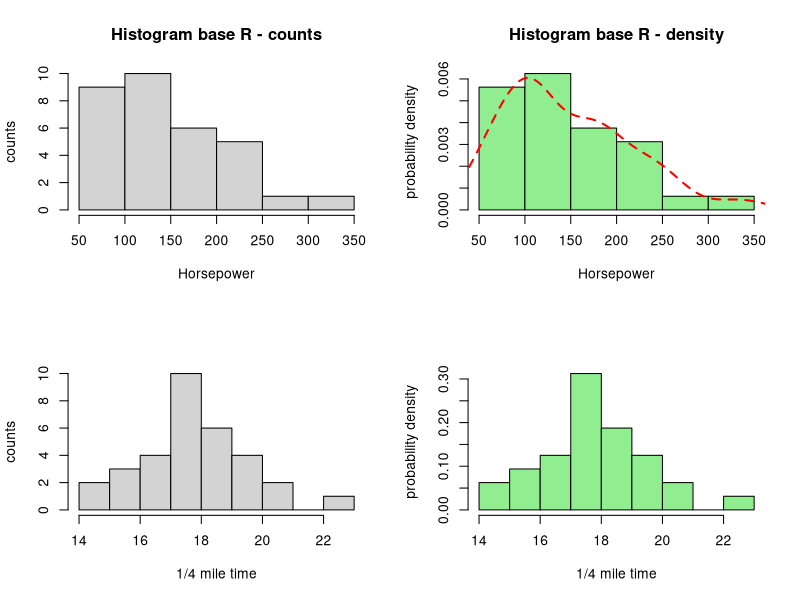
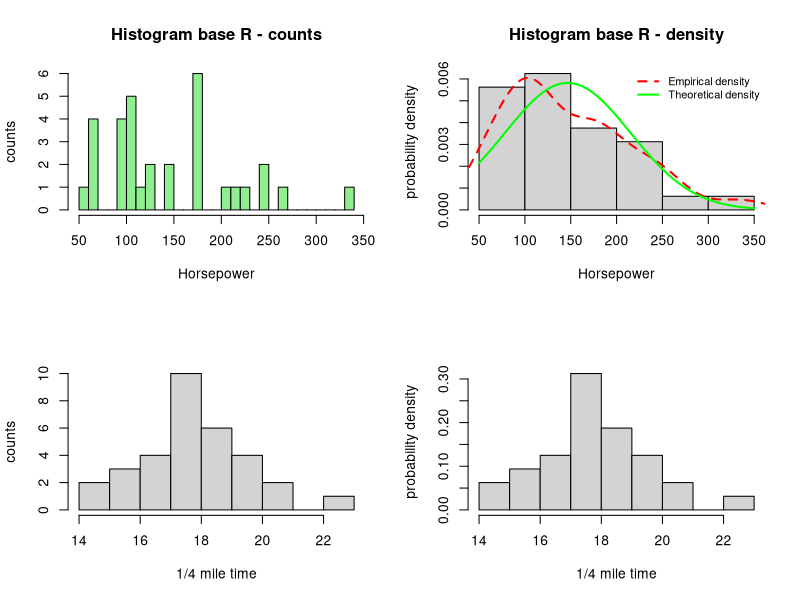
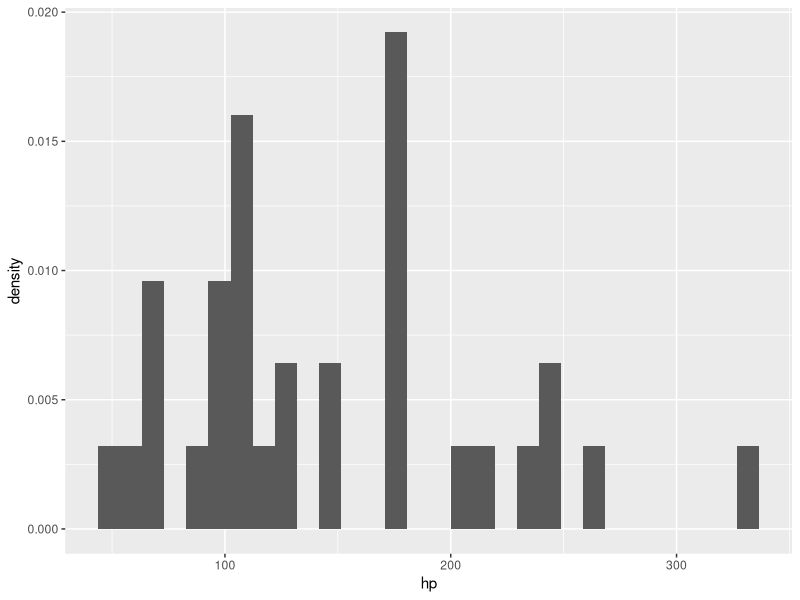
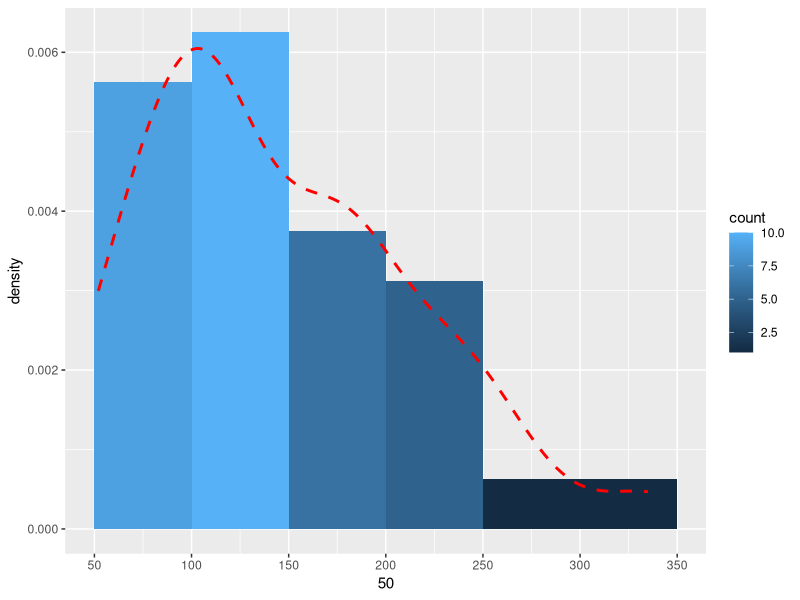
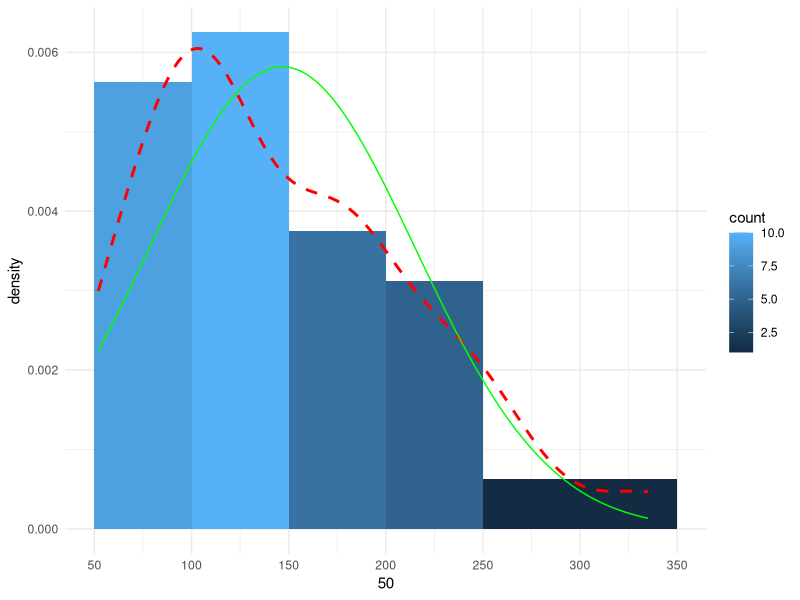
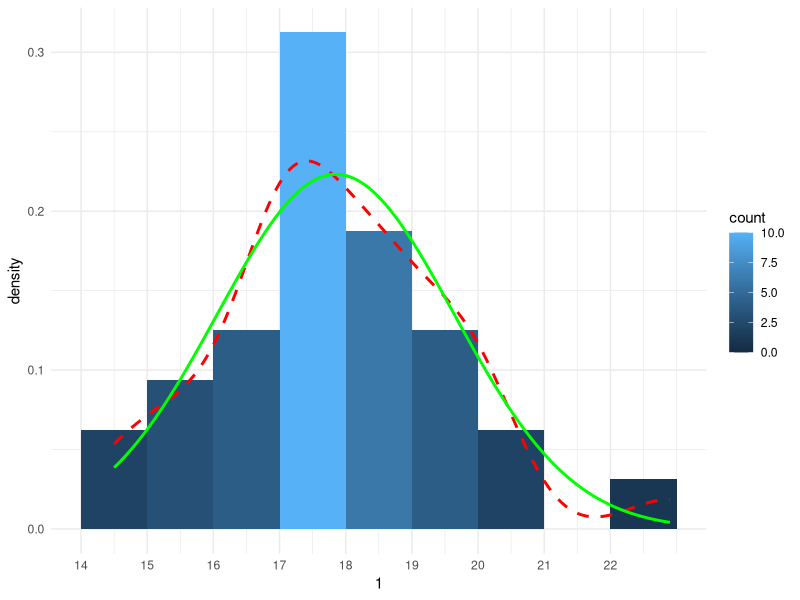
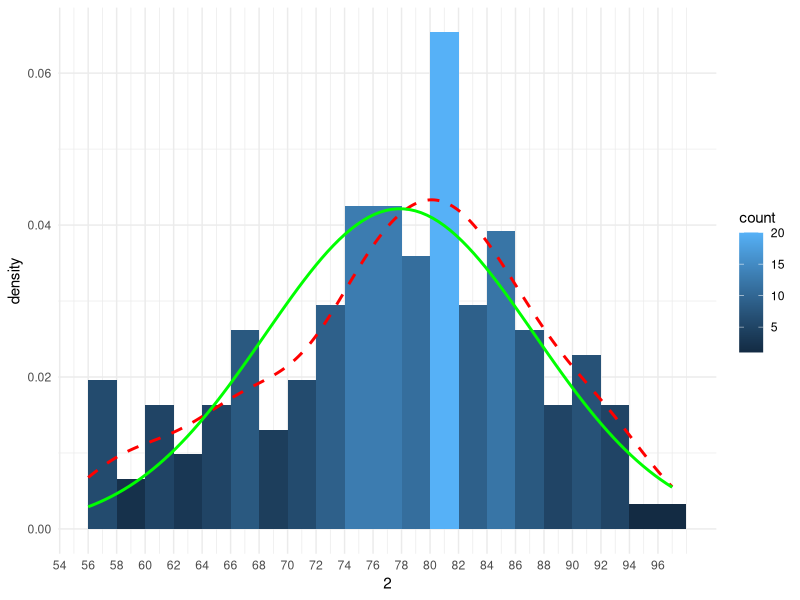

Recreate these plots in R, in order.
## ---- chunk 1
# Lets get familiar with the data.
str(mtcars)
## ---- chunk 2
par(mfrow = c(2,2))

# first two histograms by row
# Filling Upper left
Hist_hp <- hist(mtcars$hp,
                main = "Histogram base R - counts", 
                ylab = "counts",
                xlab = "Horsepower")
# Flling upper right
Hist_hp_freq <- hist(mtcars$hp, 
                     main = "Histogram base R - density",
                     ylab = "probability density", 
                     xlab = "Horsepower",
                     freq = FALSE ,
                     col = "lightgreen")

#ploting density kernel function on the second histogram 
lines(density(mtcars$hp),
      col = "red",
      lty = 2 ,
      lwd = 2 )

# bottom histograms
# filling bottom left 
Hist_qsec <- hist(mtcars$qsec,
                  ylab = "counts" ,
                  xlab = "1/4 mile time",
                  main = "")

# filling bottom right 
Hist_qsec_freq <- hist(mtcars$qsec, 
                       ylab = "probability density",
                       xlab = "1/4 mile time", 
                       main = "", 
                       freq = FALSE, 
                       col = "lightgreen")


## ---- chunk 3
# Lets make the bins in both histograms of similar size

# How to do it ? - check the documentation with ?hist() in the console or help(hist)

# calculate mean and standard deviation and assign to variables
mean_horsepower <- mean(mtcars$hp)
sd_horsepower <- sd(mtcars$hp)

par(mfrow = c(2,2))

# The first histogram will have different number of bins characterized by breaks = argument
Hist_hp <- hist(mtcars$hp, 
                main = "Histogram base R - counts",
                ylab = "counts", 
                xlab = "Horsepower" , 
                breaks = 22, 
                col = "lightgreen")

Hist_hp_freq <- hist(mtcars$hp, 
                     main = "Histogram base R - density", 
                     ylab = "probability density", 
                     xlab = "Horsepower",
                     freq = FALSE)

lines(density(mtcars$hp), 
      col = "red" ,
      lty = 2 , 
      lwd = 2 )

# lets plot the normal distribution approximation for the mean and sd of horsepower
lines(50:350,
      dnorm(50:350, mean = mean_horsepower, sd = sd_horsepower),
      col = "green", 
      lwd = 2 )

# Ledend for the lines
legend("topright",
       legend=c("Empirical density", "Theoretical density"),
       col=c("red", "green"),
       lty=2:1,
       lwd = 2, 
       cex=0.8, 
       bg = "transparent" ,
       border = "transparent" ,
       bty = "n")

Hist_qsec <- hist(mtcars$qsec, 
                  ylab = "counts" ,
                  xlab = "1/4 mile time",
                  main = "")

Hist_qsec_freq <- hist(mtcars$qsec,
                       ylab = "probability density",
                       xlab = "1/4 mile time", 
                       main = "", 
                       freq = FALSE)

## ---- chunk 4
# we do not need to use dollar mtcars$hp to extract column as a vector
# ggplot2 works also with only name of the columns in the dataframe 
library(ggplot2)

Hist_hp_ggplot2_1 <- ggplot(mtcars, aes(x = hp, y = ..density..))+
  geom_histogram()

Hist_hp_ggplot2_1 


# Let`s make the plot similar to the one made with base R
Hist_hp_ggplot2_2 <- ggplot(mtcars, aes(x = hp))+
  geom_histogram(aes(fill= ..count.., y = ..density..), 
                 binwidth = 50, 
                 center = 75)+
  scale_x_continuous(seq(50,350,50),
                     breaks = seq(50,350,50))
  
 
# gpplots are objects so we can add layers to a saved object. 
#Lets add density function

 Hist_hp_ggplot2_2 +
 geom_density(col = "red", 
              lty = "dashed", 
              size = 1)
 
# Lets add theoretical distribution function and make it little bit prettier  

Hist_hp_ggplot2_2 +
 geom_density(col = "red", 
              lty = "dashed",
              size = 1)+
  
  #ploting theoretical distribution
  
 stat_function(fun=dnorm,
               color="green",
               args=list(mean=mean(mtcars$hp), 
                         sd=sd(mtcars$hp)
                         )
               )+

  # white background
  theme_minimal()
## ---- chunk 5
# Lets make a reproducible function for such a plot 

library(ggplot2)
draw_histogram_with_density_functions <- function(dataframe,
                                                  column,
                                                  binwidth,
                                              center = binwidth+1/2*binwidth)
  {
  Plot <-  ggplot(dataframe, aes(x = column))+
  geom_histogram(aes(fill= ..count.., y = ..density..), 
                 binwidth = binwidth,
                 center = center)+
  scale_x_continuous(seq(binwidth,
                         max(column),
                         binwidth),
                     breaks = seq(binwidth,
                                 max(column),
                                 binwidth))+
  geom_density(col = "red", 
               lty = "dashed", 
               size = 1)+
  xlab("column")+
 
  #plotting theoretical distribution 
  stat_function(fun=dnorm,
                color="green",
                size = 1 ,
                args=list(mean=mean(column), 
                      sd=sd(column)))+
                
  # white background
  theme_minimal()
  return(Plot)
}

#lets test the function for other column of mtcars
draw_histogram_with_density_functions(mtcars,mtcars$qsec, 1)

# lets test it for other dataset 
draw_histogram_with_density_functions(airquality, airquality$Temp, 2)

